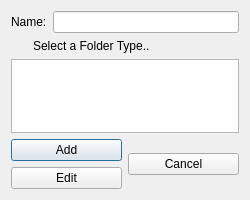
<?xml version="1.0" encoding="UTF-8"?>
<ui version="4.0">
 <class>QOmgFolderDialog</class>
 <widget class="QDialog" name="QOmgFolderDialog">
  <property name="geometry">
   <rect>
    <x>0</x>
    <y>0</y>
    <width>250</width>
    <height>200</height>
   </rect>
  </property>
  <property name="minimumSize">
   <size>
    <width>250</width>
    <height>200</height>
   </size>
  </property>
  <property name="maximumSize">
   <size>
    <width>250</width>
    <height>200</height>
   </size>
  </property>
  <property name="windowTitle">
   <string>Dialog</string>
  </property>
  <layout class="QVBoxLayout" name="verticalLayout_2">
   <item>
    <layout class="QHBoxLayout" name="horizontalLayout_3">
     <item>
      <widget class="QLabel" name="label_3">
       <property name="text">
        <string>Name:</string>
       </property>
      </widget>
     </item>
     <item>
      <widget class="QLineEdit" name="lineEdit"/>
     </item>
    </layout>
   </item>
   <item>
    <layout class="QHBoxLayout" name="horizontalLayout">
     <item>
      <widget class="QLabel" name="label_2">
       <property name="maximumSize">
        <size>
         <width>16</width>
         <height>16</height>
        </size>
       </property>
       <property name="text">
        <string/>
       </property>
       <property name="pixmap">
        <pixmap resource="images.qrc">:/Media/folder.png</pixmap>
       </property>
       <property name="scaledContents">
        <bool>true</bool>
       </property>
      </widget>
     </item>
     <item>
      <widget class="QLabel" name="label">
       <property name="text">
        <string>Select a Folder Type..</string>
       </property>
      </widget>
     </item>
    </layout>
   </item>
   <item>
    <widget class="QListWidget" name="listWidget"/>
   </item>
   <item>
    <layout class="QHBoxLayout" name="horizontalLayout_2">
     <item>
      <layout class="QVBoxLayout" name="verticalLayout">
       <item>
        <widget class="QPushButton" name="pbNew">
         <property name="text">
          <string>Add</string>
         </property>
         <property name="icon">
          <iconset resource="images.qrc">
           <normaloff>:/Media/add.png</normaloff>:/Media/add.png</iconset>
         </property>
        </widget>
       </item>
       <item>
        <widget class="QPushButton" name="pbEdit">
         <property name="text">
          <string>Edit</string>
         </property>
         <property name="icon">
          <iconset resource="images.qrc">
           <normaloff>:/Media/edit.png</normaloff>:/Media/edit.png</iconset>
         </property>
        </widget>
       </item>
      </layout>
     </item>
     <item>
      <widget class="QPushButton" name="pbCancel">
       <property name="text">
        <string>Cancel</string>
       </property>
       <property name="icon">
        <iconset resource="images.qrc">
         <normaloff>:/Media/delete.png</normaloff>:/Media/delete.png</iconset>
       </property>
      </widget>
     </item>
    </layout>
   </item>
  </layout>
 </widget>
 <resources>
  <include location="images.qrc"/>
 </resources>
 <connections/>
</ui>
